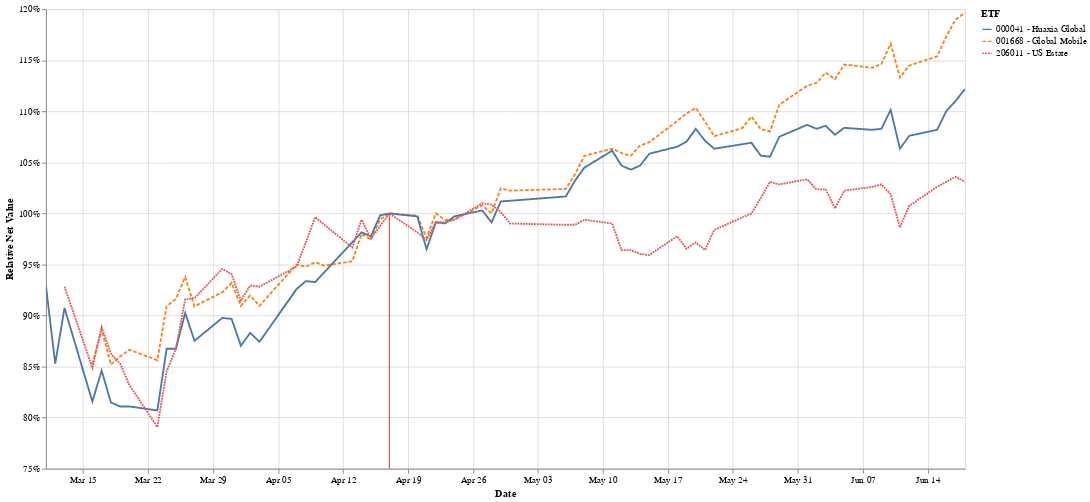

This figure's notebook cell:
### Code cell
import altair as alt

def get_relative(df:pd.DataFrame) -> pd.DataFrame:
    """Return DataFrame relative to start value"""
    ref_value = float(df[df["Date"] == START_DATE]["Unit Net Value"])
    df["Relative Net Value"] = df["Unit Net Value"] / ref_value
    return df

etf_relative = [get_relative(df) for df in etf_dfs]
etf_history_relative = pd.concat(etf_relative)
etf_history_relative.head()


data = alt.Chart(etf_history_relative).mark_line().encode(
    alt.X('Date:T'),
    alt.Y('Relative Net Value:Q', scale=alt.Scale(zero=False), axis=alt.Axis(format='%')),
    color='ETF',
    strokeDash='ETF',
)

# start_points = pd.DataFrame([{"Date":np.datetime64(START_DATE) , "Ref": 1.0, "ETF": "N/A"}])
start_points = etf_history_relative[etf_history_relative["Date"] == START_DATE]
start_rule = alt.Chart(start_points).mark_rule().encode(
    alt.X('Date:T'),
    alt.Y('Relative Net Value:Q', scale=alt.Scale(zero=False), axis=alt.Axis(format='%')),
    color='ETF',
).properties(width=1000, height=500)
alt.layer(data, start_rule).interactive()

### Figure 1 — Vega-Lite specification as saved in the notebook (floating-point values rounded to 4 significant figures; data arrays with more than 128 entries replaced by an {"elided": "..."} marker saying what was removed)
{"config": {"view": {"continuousWidth": 400, "continuousHeight": 300}}, "layer": [{"data": {"name": "data-93bd64d901342d2cc38629588baf4b3b"}, "mark": "line", "encoding": {"color": {"type": "nominal", "field": "ETF"}, "strokeDash": {"type": "nominal", "field": "ETF"}, "x": {"type": "temporal", "field": "Date"}, "y": {"type": "quantitative", "axis": {"format": "%"}, "field": "Relative Net Value", "scale": {"zero": false}}}, "selection": {"selector005": {"type": "interval", "bind": "scales", "encodings": ["x", "y"]}}}, {"data": {"name": "data-b0118a65f7b44c728d967d4d09742fb6"}, "mark": "rule", "encoding": {"color": {"type": "nominal", "field": "ETF"}, "x": {"type": "temporal", "field": "Date"}, "y": {"type": "quantitative", "axis": {"format": "%"}, "field": "Relative Net Value", "scale": {"zero": false}}}, "height": 500, "width": 1000}], "$schema": "https://vega.github.io/schema/vega-lite/v4.8.1.json", "datasets": {"data-93bd64d901342d2cc38629588baf4b3b": {"elided": "193 records"}, "data-b0118a65f7b44c728d967d4d09742fb6": [{"Date": "2020-04-17T00:00:00", "Unit Net Value": 1.879, "ETF": "001668 - Global Mobile", "Relative Net Value": 1.0}, {"Date": "2020-04-17T00:00:00", "Unit Net Value": 1.026, "ETF": "000041 - Huaxia Global", "Relative Net Value": 1.0}, {"Date": "2020-04-17T00:00:00", "Unit Net Value": 0.808, "ETF": "206011 - US Estate", "Relative Net Value": 1.0}]}}
